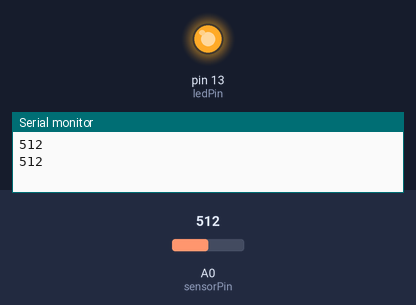
Bench run of a sketch on a simulated Arduino Uno, built with avr-gcc and run on an emulated ATmega328P. Parts: output pins drawn as LEDs (lit = HIGH), the last lines printed to the serial monitor. The test bench sets the inputs (shaded band); at power-on: A0 (sensorPin) = 512.

Above: at 1.8 s.
1.9 s: A0 (sensorPin) set to 376
3.4 s: A0 (sensorPin) set to 358
At 4.7 s:
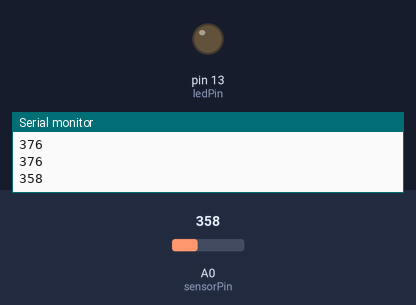
5.5 s: A0 (sensorPin) set to 511
At 6.3 s:
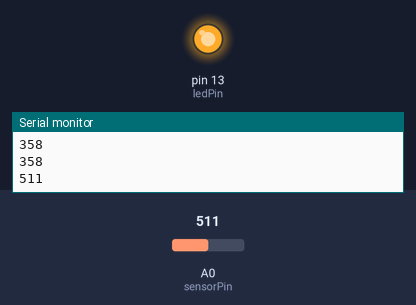
7.5 s: A0 (sensorPin) set to 306
At 9.0 s:
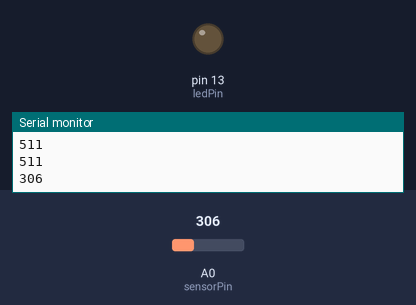
Timing chart, 0 to 10.5 s (numbered marks = the images above; inputs shaded):
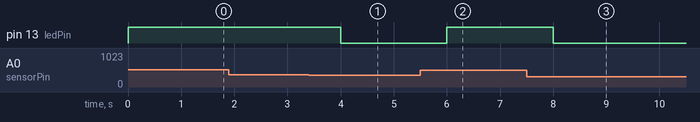

The sketch:

lab_segundo_tercio.ino
```cpp
int sensorPin = A0;
int ledPin = 13;
int brightness = 0;

void setup() {
  pinMode(ledPin, OUTPUT); // Configurar el pin del LED como salida
  Serial.begin(9600);
}

void loop() {
  int V_sensor = analogRead(sensorPin); // Leer el valor del sensor
  int V_min = 0;
  int V_max = 730;
  int mapeo = map(V_sensor, V_min, V_max, 0, 255); // Mapear el valor del sensor al rango de brillo del LED
  analogWrite(ledPin, mapeo); // Establecer el brillo del LED
  Serial.println(V_sensor); // Enviar el valor del sensor por la comunicación serial
  delay(1000);
}
```

Measured:
- the behaviour switches between 367 and 366 on A0 (sensorPin) (found by bisection; images 0 and 1)
- after the input at 3.4 s, pin 13 (ledPin): HIGH → LOW after 0.60 s
- after the input at 5.5 s, pin 13 (ledPin): LOW → HIGH after 0.50 s
- after the input at 7.5 s, pin 13 (ledPin): HIGH → LOW after 0.50 s
